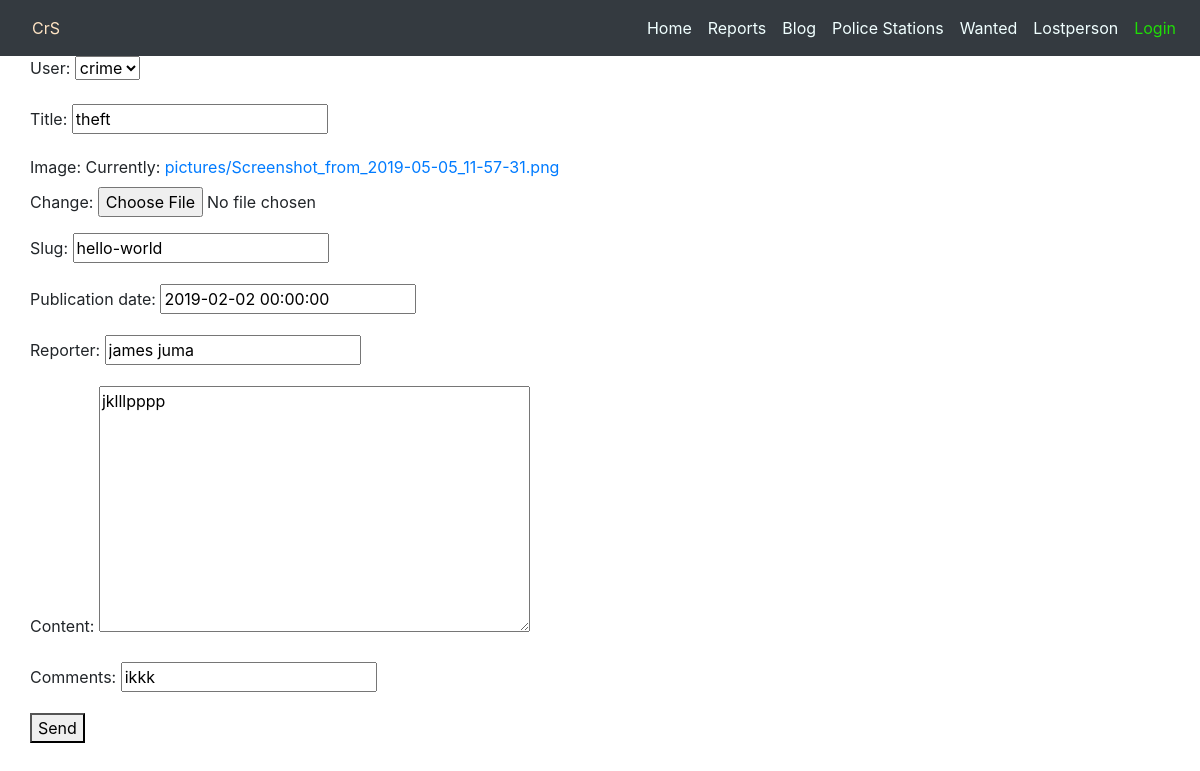
The app's page /blog/hello-world/edit with its own data.
### blog/models.py (models this page shows, shortened)
class BLogpost(models.Model):
    user = models.ForeignKey(User, default =1, null=True, on_delete = models.SET_NULL)
    title = models.CharField(max_length =50)
    image =models.ImageField(upload_to = 'pictures/', blank= True, null =True)
    slug = models.SlugField(unique=True)
    publication_date =models.DateTimeField(auto_now=False, auto_now_add=False)
    timestamp = models.DateTimeField(auto_now_add=True)
    Reporter =models.CharField(max_length=50)
    content = models.TextField(null=True, blank=True)
    comments = models.CharField(max_length=100)
    updated = models.DateTimeField(auto_now=True)

### blog/views.py (the view)
# urls.py: path('<str:slug>/edit', views.blog_post_update ),
def blog_post_update(request, slug):
    obj = get_object_or_404(BLogpost, slug=slug)
    form = BlogPostModelForm(request.POST or None, instance=obj)
    if form.is_valid():
        form.save()
    context ={'form':form, "my_title":f"update{obj.title}"}
    return render(request, 'blog/form.html', context)

### blog/forms.py (shortened to what this page needs)
class BlogPostModelForm(forms.ModelForm):
    image = forms.ImageField()
    class Meta:
        model = BLogpost
        fields = '__all__'

### blog/templates/blog/form.html (shortened to what this page needs)
{% extends "base.html"%}
{% block content %}
<div class="container">
    <div class="row">
      <form method="post" action="" enctype="multipart/form-data">
    {{form.as_p}}
    <button type="submit">Send</button>
    </form>
    </div>
</div>
{% endblock %}

### records on screen
BLogpost: user "crime", title "theft", slug "hello-world", publication_date "2019-02-02 00:00:00", Reporter "james juma", content "jklllpppp", comments "ikkk"
